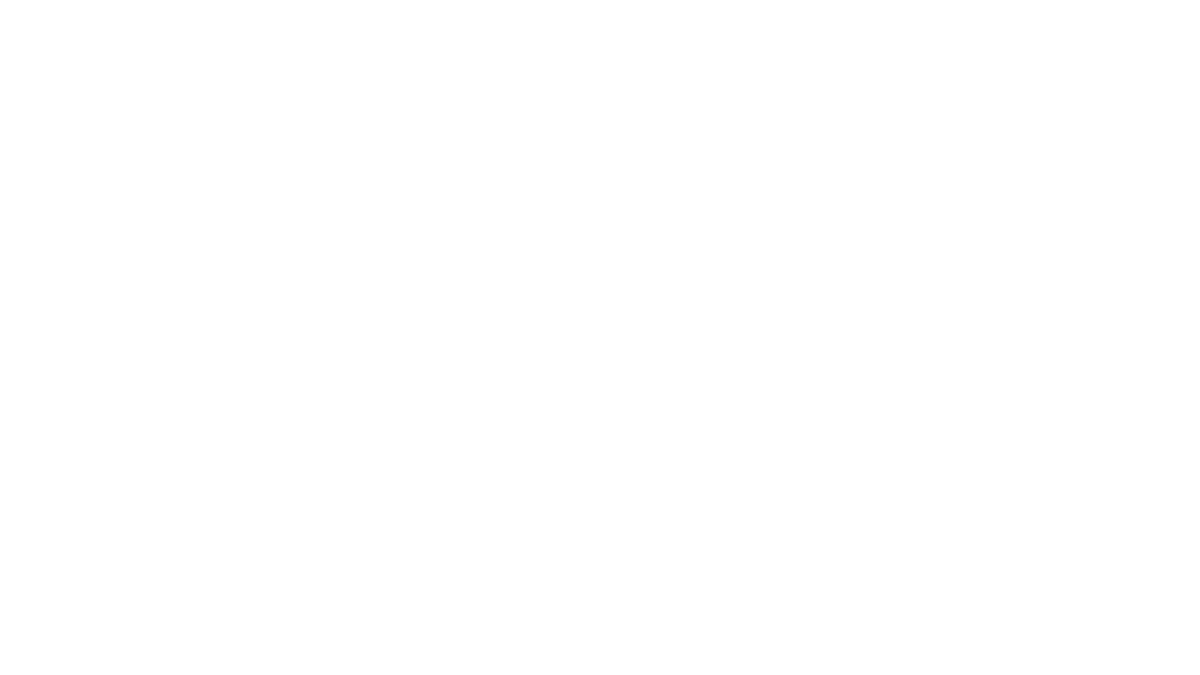
Frame 1 (no input)
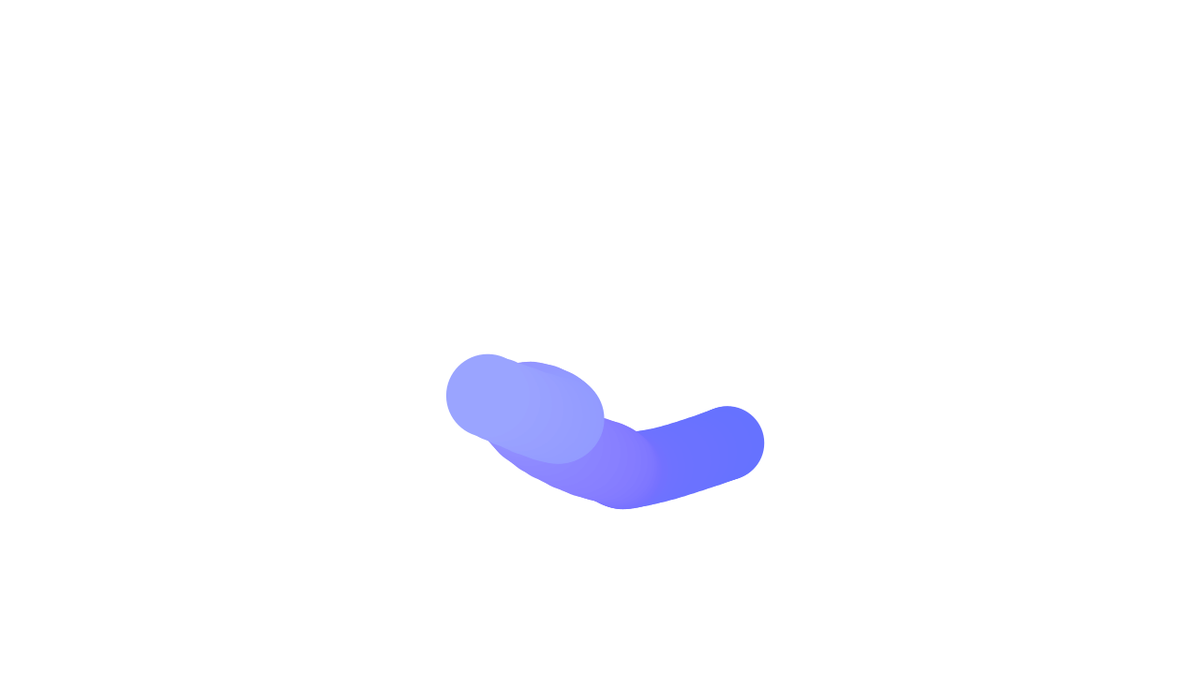
Frame 60 (the mouse pressed at the canvas centre just before this capture)
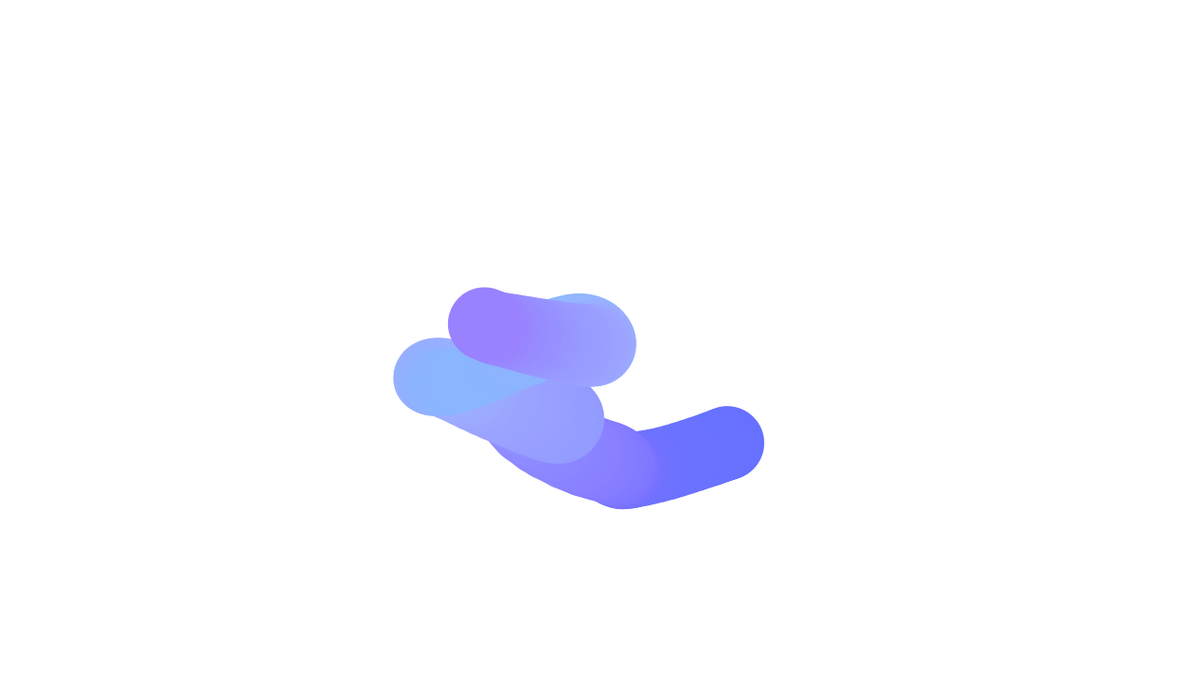
Frame 120 (the mouse held since frame 60 and released just before this capture)

The Processing sketch that drew these frames (run headless with seeded random() and noise(); from frame 60 on, the mouse is pressed at the canvas centre):

// Processing sketch: Quiz_4
// ── Quiz_4.pde
void setup() 
{
  size(1280, 720);
  background(255);
  camera(0, 0, -(height/2.0) / tan(PI*30.0 / 180.0), 0, 0, 0, 0, 1, 0); 
}

Walker perlinWalker = new Walker(); 

void draw() 
{
  fill(0);
  noStroke(); 
  perlinWalker.render(); 
  perlinWalker.perlinWalk(); 
}

// ── Walker.pde
public class Walker
{
  public float x;
  public float y;

  public float tx = 0;
  public float ty = 10000;

  public float ts = 20000;

  public float tr = 30000;
  public float tg = 40000;
  public float tb = 50000;

  public float thick = 5;
  public float r = 255, g = 255, b = 255;

  void render()
  {
    fill(r, g, b);
    noStroke();
    circle(x, y, thick);
  }

  void perlinWalk()
  {
    x = map(noise(tx), 0, 1, 0, width);
    y = map(noise(ty), 0, 1, 0, height);

    thick = map(noise(ts), 0, 1, 5, 150);

    r = map(noise(tr), 0, 1, 0, 255);
    g = map(noise(tg), 0, 1, 0, 255);
    b = map(noise(tb), 0, 1, 0, 255);
    
    // im not sure if its just supposed to be blue to purple ToT
    b = 255;

    tx += 0.01f;
    ty += 0.01f;

    ts += 0.01f;

    tr += 0.01f;
    tg += 0.01f;
    tb += 0.01f;
  }
}
